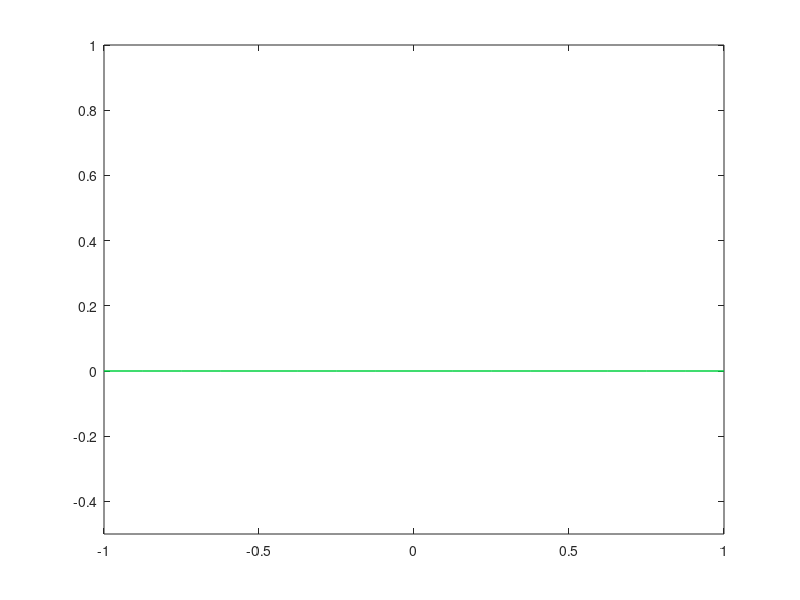

The MATLAB script that drew this image: (Note: this script raises an error after producing the figure.)
fid = fopen('psf.txt');
s = zeros( 151, 17 );
fgetl( fid );
k = 1;
while ~feof( fid )
    ln = fgetl( fid );
    l = sscanf(ln, '%f',18);
    s( k, 9:17 ) = l(2:2:18);    
    for i = 2:8
        if i == 5
            ln = fgetl( fid );
            l = sscanf(ln, '%f',18);
            s( k, 1:8 ) = l(18:-2:4);
        else
            fgetl( fid );
        end
    end
    %s(k,:)
    fgetl( fid );
    k = k + 1;
end
r = -1:1/8:1;

figure(1)
k = 0;
%// Create handles to access/modify data.
hSurf = plot( r, reshape(s(k+1,:), [1, 17]) );
hold on
plot( r, zeros(1,17) , '-g');



%// Set up name to create animated gif.
filename = 'gif2.gif';
axis([-1 1 -0.5 1])
%// Just a loop
while k < 150

    %// IMPORTANT part. Update the Z data
    a = reshape(s( k+1, : ), [1, 17]);
    %plot( r, a );
    set(hSurf,'YData', a);
    drawnow
    
    frame = getframe(1);
    im = frame2im(frame);
    [imind,cm] = rgb2ind(im,256);
    if k == 0;
        imwrite(imind,cm,filename,'gif', 'Loopcount',inf);
    else
        imwrite(imind,cm,filename,'gif','WriteMode','append');
    end

    pause(.1)

    k = k+1;
end

hold off